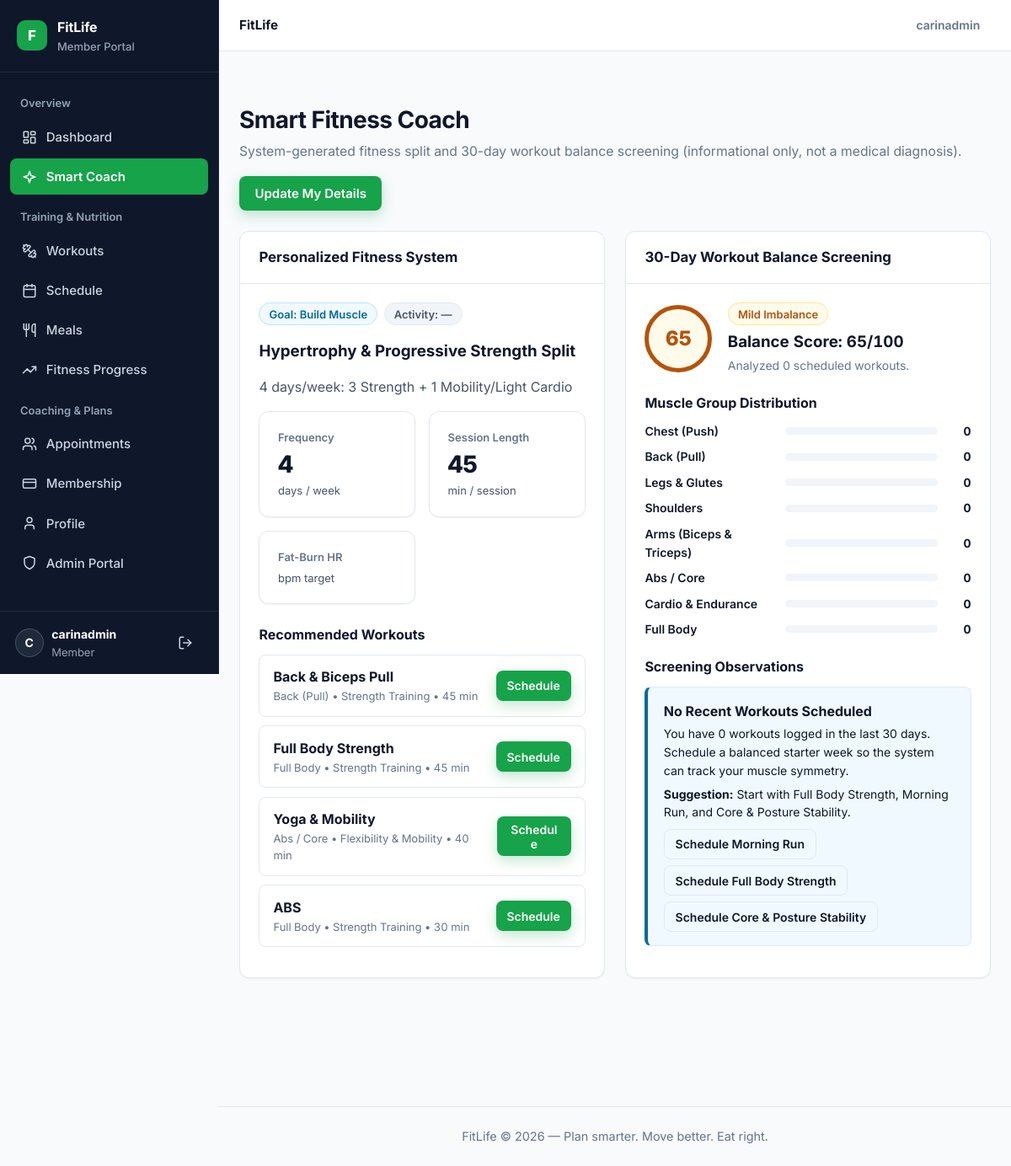
The page /suggestions/ (signed in) on the database its author committed.
### fitnessplanner/planner/models.py (models this page shows, shortened)
class Workout(models.Model):
    MUSCLE_GROUP_CHOICES = [
        ('full_body', 'Full Body'),
        ('chest', 'Chest (Push)'),
        ('back', 'Back (Pull)'),
        ('legs', 'Legs & Glutes'),
        ('shoulders', 'Shoulders'),
        ('arms', 'Arms (Biceps & Triceps)'),
        ('core', 'Abs / Core'),
        ('cardio', 'Cardio & Endurance'),
    ]
    WORKOUT_TYPE_CHOICES = [
        ('strength', 'Strength Training'),
        ('cardio', 'Cardio'),
        ('hiit', 'HIIT'),
        ('flexibility', 'Flexibility & Mobility'),
    ]
    DIFFICULTY_CHOICES = [
        ('beginner', 'Beginner'),
        ('intermediate', 'Intermediate'),
        ('advanced', 'Advanced'),
    ]
    name = models.CharField(max_length=200)
    description = models.TextField(blank=True)
    duration_min = models.PositiveIntegerField(default=30)
    muscle_group = models.CharField(max_length=30, choices=MUSCLE_GROUP_CHOICES, default='full_body')
    workout_type = models.CharField(max_length=20, choices=WORKOUT_TYPE_CHOICES, default='strength')
    difficulty = models.CharField(max_length=20, choices=DIFFICULTY_CHOICES, default='intermediate')
    calories_burned_est = models.PositiveIntegerField(default=250)

### fitnessplanner/planner/views.py (the view)
# urls.py: path('suggestions/', views.smart_suggestions, name='smart_suggestions'),
@login_required
def smart_suggestions(request):
    profile, _ = UserProfile.objects.get_or_create(user=request.user)
    imbalance_report = analyze_workout_imbalance(request.user, profile)
    fitness_suggestion = generate_fitness_recommendation(request.user, profile)
    return render(request, 'planner/suggestions.html', {
        'profile': profile,
        'imbalance_report': imbalance_report,
        'fitness_suggestion': fitness_suggestion,
    })

### fitnessplanner/accounts/models.py (called while the page is built, shortened)
    def get_focused_muscles_list(self):
        if self.focused_muscles:
            return [m.strip() for m in self.focused_muscles.split(',') if m.strip()]
        return []

    def bmi(self):
        if self.height_cm and self.weight_kg:
            h_m = self.height_cm / 100
            return round(self.weight_kg / (h_m * h_m), 1)
        return None

    def bmi_category(self):
        val = self.bmi()
        if val is None:
            return "—"

    def get_fitness_goal_display_short(self):
        return self.get_fitness_goal_display() if self.fitness_goal else '—'

    def get_activity_level_display_short(self):
        return self.get_activity_level_display() if self.activity_level else '—'

    def get_health_conditions_list(self):
        if self.health_conditions:
            return [c.strip().lower() for c in self.health_conditions.split(',') if c.strip()]
        return []

### templates/planner/suggestions.html (shortened to what this page needs)
{% extends "base.html" %}
{% block content %}
  {% include "components/page_header.html" with title="Smart Fitness Coach" subtitle="System-generated fitness split and 30-day workout balance screening (informational only, not a medical diagnosis)." action_label="Update My Details" action_url="/accounts/edit/" %}
  <div class="coach-grid">
    <div class="card">
      <div class="card-header">Personalized Fitness System</div>
      <div class="card-body">
        <div style="display:flex; flex-wrap:wrap; gap:.45rem; margin-bottom:1rem;">
          {% include "components/status_badge.html" with text="Goal: "|add:profile.get_fitness_goal_display_short variant="info" %}
          {% include "components/status_badge.html" with text="Activity: "|add:profile.get_activity_level_display_short variant="neutral" %}
        </div>
        <h3 style="margin:.25rem 0 .35rem;">{{ fitness_suggestion.split_title }}</h3>
        <p style="color:var(--text-secondary); margin-bottom:1rem;">{{ fitness_suggestion.split_summary }}</p>
        <div class="metric-grid" style="grid-template-columns: repeat(auto-fit, minmax(140px, 1fr));">
          {% include "components/metric_card.html" with label="Frequency" value=fitness_suggestion.days_per_week meta="days / week" %}
          {% include "components/metric_card.html" with label="Session Length" value=fitness_suggestion.mins_per_session meta="min / session" %}
          {% include "components/metric_card.html" with label="Fat-Burn HR" value=fitness_suggestion.hr_fat_burn.0|stringformat:"s"|add:"–"|add:fitness_suggestion.hr_fat_burn.1|stringformat:"s" meta="bpm target" %}
        </div>
        <h4 style="margin:1rem 0 .65rem;">Recommended Workouts</h4>
        {% for w in fitness_suggestion.recommended_workouts %}
          <div style="border:1px solid var(--border); border-radius:var(--radius-sm); padding:.85rem 1rem; display:flex; justify-content:space-between; align-items:center; gap:.75rem; margin-bottom:.65rem;">
            <div>
              <strong>{{ w.name }}</strong>
              <div class="tabular-nums" style="font-size:.8125rem; color:var(--text-muted);">
                {{ w.get_muscle_group_display }} &bull; {{ w.get_workout_type_display }} &bull; {{ w.duration_min }} min
              </div>
            </div>
            <form method="post" action="{% url 'planner:quick_schedule_workout' w.pk %}" style="margin:0;">
              <button type="submit" class="btn btn-primary btn-sm">Schedule</button>
            </form>
          </div>
        {% endfor %}
      </div>
    </div>
    <div class="card">
      <div class="card-header">30-Day Workout Balance Screening</div>
      <div class="card-body">
        <div style="display:flex; align-items:center; gap:1.15rem; margin-bottom:1.35rem;">
          <div class="score-ring {{ imbalance_report.status_class }}">
            {{ imbalance_report.score }}
          </div>
          <div>
            {% include "components/status_badge.html" with text=imbalance_report.status variant=imbalance_report.status_class %}
            <h3 style="margin:.3rem 0 .15rem;" class="tabular-nums">Balance Score: {{ imbalance_report.score }}/100</h3>
            <p class="tabular-nums" style="margin:0; font-size:.875rem; color:var(--text-muted);">
              Analyzed {{ imbalance_report.total_sessions }} scheduled workout{{ imbalance_report.total_sessions|pluralize }}.
            </p>
          </div>
        </div>
        <h4 style="margin:0 0 .65rem;">Muscle Group Distribution</h4>
        <div style="margin-bottom:1.35rem;">
          {% for d in imbalance_report.distribution %}
            <div class="dist-row">
              <div class="dist-label">{{ d.label }}</div>
              <div class="dist-bar-bg">
              </div>
              <div class="tabular-nums" style="width:28px; text-align:right; font-weight:700;">{{ d.count }}</div>
            </div>
          {% endfor %}
        </div>
        <h4 style="margin:0 0 .65rem;">Screening Observations</h4>
        {% if imbalance_report.imbalances %}
          {% for imb in imbalance_report.imbalances %}
            <div class="imbalance-item {{ imb.severity }}">
              <div style="font-weight:700; margin-bottom:.25rem;">{{ imb.title }}</div>
              <p style="font-size:.875rem; margin:0 0 .4rem;">{{ imb.detail }}</p>
              <p style="font-size:.875rem; margin:0 0 .55rem;"><strong>Suggestion:</strong> {{ imb.recommendation }}</p>
              {% if imb.suggested_workouts %}
                <div style="display:flex; flex-wrap:wrap; gap:.45rem;">
                  {% for sw in imb.suggested_workouts %}
                    <form method="post" action="{% url 'planner:quick_schedule_workout' sw.pk %}" style="margin:0;">
                      <button type="submit" class="btn btn-outline btn-sm">Schedule {{ sw.name }}</button>
                    </form>
                  {% endfor %}
                </div>
              {% endif %}
            </div>
          {% endfor %}
        {% else %}
          <div class="alert alert-success">
            Your current workout schedule shows balanced push/pull, upper/lower, and core/mobility coverage.
          </div>
        {% endif %}
      </div>
    </div>
  </div>
{% endblock %}

### templates/base.html (shortened to what this page needs)
{% load static %}<!doctype html>
<html lang="en">
  <head>
    <link href="{% static 'css/styles.css' %}" rel="stylesheet">
  </head>
  <body>
    {% block body %}
    {% if user.is_authenticated %}
      <div class="app-shell">
        <aside class="app-sidebar" id="memberSidebar" aria-label="Member navigation">
          <div class="app-sidebar-brand">
            <div class="app-brand-mark">F</div>
            <div class="app-brand-text">
              <strong>FitLife</strong>
              <span>Member Portal</span>
            </div>
          </div>
          <nav class="app-sidebar-nav">
            <div class="app-sidebar-label">Overview</div>
            <a href="{% url 'planner:index' %}" class="app-nav-link {% if request.resolver_match.url_name == 'index' %}active{% endif %}">
              {% include "components/icon.html" with name="dashboard" %} Dashboard
            </a>
            <a href="{% url 'planner:smart_suggestions' %}" class="app-nav-link {% if 'suggestions' in request.resolver_match.url_name %}active{% endif %}">
              {% include "components/icon.html" with name="sparkles" %} Smart Coach
            </a>
            <div class="app-sidebar-label">Training &amp; Nutrition</div>
            <a href="{% url 'planner:workout_list' %}" class="app-nav-link {% if 'workout' in request.resolver_match.url_name %}active{% endif %}">
              {% include "components/icon.html" with name="dumbbell" %} Workouts
            </a>
            <a href="{% url 'planner:schedule_list' %}" class="app-nav-link {% if 'schedule' in request.resolver_match.url_name %}active{% endif %}">
              {% include "components/icon.html" with name="calendar" %} Schedule
            </a>
            <a href="{% url 'planner:meal_list' %}" class="app-nav-link {% if 'meal' in request.resolver_match.url_name %}active{% endif %}">
              {% include "components/icon.html" with name="utensils" %} Meals
            </a>
            <a href="{% url 'accounts:progress' %}" class="app-nav-link {% if request.resolver_match.url_name == 'progress' %}active{% endif %}">
              {% include "components/icon.html" with name="trending-up" %} Fitness Progress
            </a>
            <div class="app-sidebar-label">Coaching &amp; Plans</div>
            <a href="{% url 'planner:instructor_list' %}" class="app-nav-link {% if 'instructor' in request.resolver_match.url_name %}active{% endif %}">
              {% include "components/icon.html" with name="users" %} Appointments
            </a>
            <a href="{% url 'planner:membership_list' %}" class="app-nav-link {% if 'membership' in request.resolver_match.url_name %}active{% endif %}">
              {% include "components/icon.html" with name="credit-card" %} Membership
            </a>
            <a href="{% url 'accounts:profile' %}" class="app-nav-link {% if 'profile' in request.resolver_match.url_name %}active{% endif %}">
              {% include "components/icon.html" with name="user" %} Profile
            </a>
            {% if user.is_staff %}
              <a href="{% url 'planner:admin_dashboard' %}" class="app-nav-link">
                {% include "components/icon.html" with name="shield" %} Admin Portal
              </a>
            {% endif %}
          </nav>
          <div class="app-sidebar-footer">
            <div class="app-sidebar-user">
              <div class="app-user-avatar">{{ user.username|slice:":1"|upper }}</div>
              <div class="app-user-meta">
                <strong>{{ user.username }}</strong>
                <small>Member</small>
              </div>
            </div>
            <form action="{% url 'logout' %}" method="post" style="margin:0;">
              <button class="btn btn-ghost btn-sm" style="color:#CBD5E1;" type="submit" aria-label="Logout">
                {% include "components/icon.html" with name="logout" %}
              </button>
            </form>
          </div>
        </aside>
        <div class="app-main">
          <header class="app-topbar">
            <div class="app-topbar-left">
              <span style="font-weight:700; font-size:.95rem; color:var(--text);">FitLife</span>
            </div>
            <div class="flex" style="gap:.75rem;">
              <a href="{% url 'accounts:profile' %}" class="btn btn-ghost btn-sm">{{ user.username }}</a>
            </div>
          </header>
    {% endif %}
          <main id="main-content" class="{% if user.is_authenticated %}app-content{% endif %}">
            {% block content %}{% endblock %}
          </main>
          {% block footer %}
          <footer class="fl-footer">
            <div class="container">
              FitLife &copy; {% now "Y" %} — Plan smarter. Move better. Eat right.
            </div>
          </footer>
          {% endblock %}
    {% if user.is_authenticated %}
        </div>
      </div>
    {% endif %}
    {% endblock %}
  </body>
</html>

### templates/planner/suggestions.html (style rules this page uses)
.coach-grid { display: grid; grid-template-columns: 1fr 1fr; gap: 1.5rem; margin-bottom: 2rem; }
.score-ring { display: inline-flex; align-items: center; justify-content: center; width: 80px; height: 80px; border-radius: 50%; font-size: 1.5rem; font-weight: 800; font-variant-numeric: tabular-nums; border: 5px solid var(--primary); background: var(--success-bg); color: var(--success); flex-shrink: 0; }
.score-ring.warning { border-color: var(--warning); background: var(--warning-bg); color: var(--warning); }
.dist-row { display: flex; align-items: center; gap: .75rem; margin-bottom: .55rem; font-size: .875rem; }
.dist-label { width: 155px; font-weight: 600; flex-shrink: 0; }
.dist-bar-bg { flex: 1; height: 9px; background: var(--bg-soft); border-radius: 999px; overflow: hidden; }
.imbalance-item { border: 1px solid var(--border); border-left-width: 4px; border-radius: var(--radius-sm); padding: 1rem 1.15rem; margin-bottom: .9rem; background: var(--surface); }
.imbalance-item.info { border-left-color: var(--info); background: var(--info-bg); }

### rows shown on the page
Workout: name "Back & Biceps Pull", muscle_group "Back (Pull)", workout_type "Strength Training", duration_min "45"
Workout: name "Full Body Strength", muscle_group "Full Body", workout_type "Strength Training", duration_min "45"
Workout: name "Yoga & Mobility", muscle_group "Abs / Core", workout_type "Flexibility & Mobility", duration_min "40"
Workout: name "ABS", muscle_group "Full Body", workout_type "Strength Training", duration_min "30"
Workout: name "Morning Run"
Workout: name "Core & Posture Stability"

### other values the page prints
{{ user.username|slice:":1"|upper }} "C"
{{ user.username }} "carinadmin"
{{ title }} "Smart Fitness Coach"
{{ subtitle }} "System-generated fitness split and 30-day workout balance screening (informational only, not a medical diagnosis)."
{{ action_label }} "Update My Details"
{{ text }} "Goal: Build Muscle Activity: — Mild Imbalance"
{{ fitness_suggestion.split_title }} "Hypertrophy & Progressive Strength Split"
{{ fitness_suggestion.split_summary }} "4 days/week: 3 Strength + 1 Mobility/Light Cardio"
{{ label }} "Frequency Session Length Fat-Burn HR"
{{ value }} "4 45"
{{ meta }} "days / week min / session bpm target"
{{ imbalance_report.score }} "65"
{{ imbalance_report.total_sessions }} "0"
{{ d.label }} "Chest (Push)" "Back (Pull)" "Legs & Glutes" "Shoulders" "Arms (Biceps & Triceps)" "Abs / Core" "Cardio & Endurance" "Full Body"
{{ d.count }} "0" "0" "0" "0" "0" "0" "0" "0"
